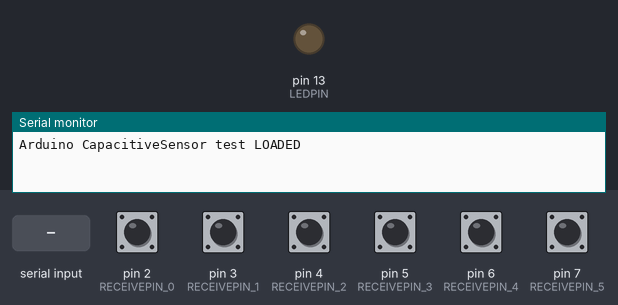
This sketch was run on a simulated Arduino Uno, built with avr-gcc and run on an emulated ATmega328P. On the bench: output pins drawn as LEDs (lit = HIGH), the last lines printed to the serial monitor. The test bench sets the inputs (shaded band); at power-on: pin 2 (RECEIVEPIN_0), pin 3 (RECEIVEPIN_1), pin 4 (RECEIVEPIN_2), pin 5 (RECEIVEPIN_3), pin 6 (RECEIVEPIN_4), pin 7 (RECEIVEPIN_5) HIGH.

Above: at 1.2 s.
1.3 s: pin 2 (RECEIVEPIN_0) pulled LOW for 0.15 s
At 1.39 s:
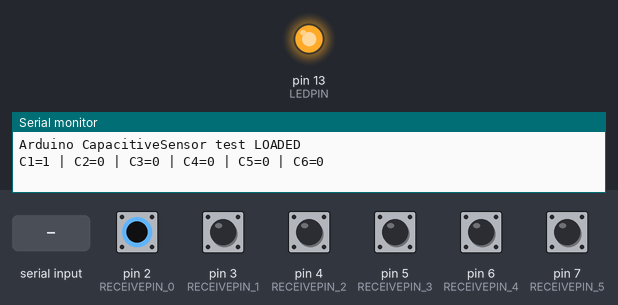
4.4 s: "5\n" received over Serial
At 5.4 s:
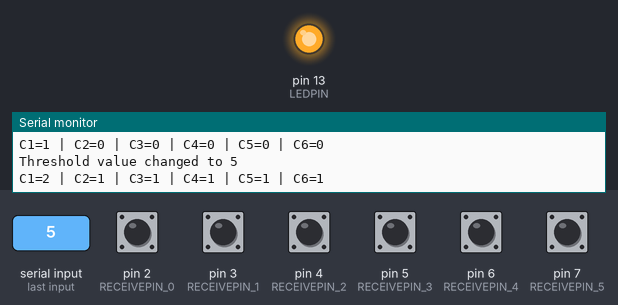
5.9 s: "30,150\n" received over Serial
At 6.6 s:
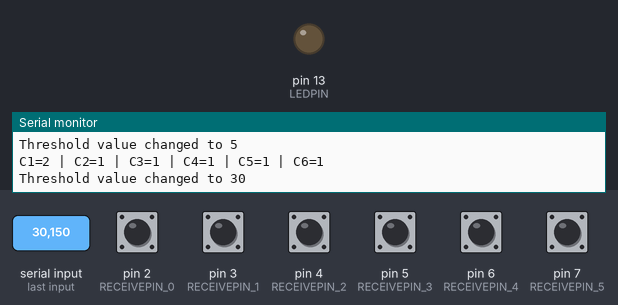
Timing chart, 0 to 8.4 s (numbered marks = the images above; inputs shaded):
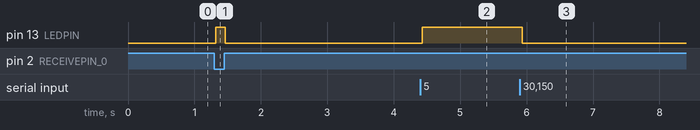

The sketch:

AluminumFoil.ino
```cpp
/* CAPSENSE TEST SKETCH
 * Connect any desired number of foil capacitive switches to RECEIVE pins.
 * We use a common SEND pin
 * We use CapacitiveSensor objects array to work with the sensors
 * Connect 1MegaOhm (or more) resistor between common SEND and EACH RECEIVE
 * WHAT HAPPENS when we press a switch:
 *                                     a) Turn on a LED when any switch is pressed
 *                                     b) Turn off the LED when no switch is pressed
 *                                     c) Change capsense threshold through Serial
 *                                     d) Keep a counter for each switch, increase +1 on keyDown
 *                                     e) Output value of all the counters when any one of them increases
 */

#include <CapacitiveSensor.h>

#define SENDPIN 12    //Common Send pin
#define NSENSORS 6    //How many sensors are we using?
#define RECEIVEPIN_0 2    //We connect the foil on these pins.
#define RECEIVEPIN_1 3
#define RECEIVEPIN_2 4
#define RECEIVEPIN_3 5
#define RECEIVEPIN_4 6
#define RECEIVEPIN_5 7
#define LEDPIN 13
#define DEBOUNCING 100 //Debouncing time in ms

CapacitiveSensor sensors[NSENSORS] = { //Create CapacitiveSensor objects, definind each switch
  CapacitiveSensor(SENDPIN, RECEIVEPIN_0),
  CapacitiveSensor(SENDPIN, RECEIVEPIN_1),
  CapacitiveSensor(SENDPIN, RECEIVEPIN_2),
  CapacitiveSensor(SENDPIN, RECEIVEPIN_3),
  CapacitiveSensor(SENDPIN, RECEIVEPIN_4),
  CapacitiveSensor(SENDPIN, RECEIVEPIN_5)
};

unsigned int threshold = 1000;
unsigned int counter[NSENSORS] = {0, 0, 0, 0, 0, 0};
bool keyDown[NSENSORS] = {false, false, false, false, false, false}; //Keep last keyDown status
unsigned long lastKeyDown[NSENSORS] = {0, 0, 0, 0, 0, 0}; //Keep millis() of last keyDown event

void setup()
{
  for (byte i=0; i<NSENSORS; i++) { //Setup each switch
    sensors[i].set_CS_AutocaL_Millis(0xFFFFFFFF);
  }

  Serial.begin(9600);
  pinMode(LEDPIN, OUTPUT);
  Serial.println("Arduino CapacitiveSensor test LOADED");
  Serial.println();
}

void loop()
{

  if (Serial.available() > 0) { //Read serial input, modify threshold
    threshold = Serial.readStringUntil('\n').toInt();
    Serial.print("Threshold value changed to ");
    Serial.println(threshold);
  }

  unsigned long currentMillis = millis();
  bool anyKeyDown = false;
  bool refreshCounter = false;

  for (byte i=0; i<NSENSORS; i++) {
    if (sensors[i].capacitiveSensor(30) >= threshold) { //Key Down
      anyKeyDown = true;
      if (!keyDown[i] && (currentMillis - lastKeyDown[i] >= DEBOUNCING)) { //OnKeyDown (wasn't down previously)
        counter[i] = counter[i] + 1;
        refreshCounter = true;
        lastKeyDown[i] = currentMillis;
      }
      keyDown[i] = true;
    } else { //Key Up
      keyDown[i] = false;
    }
  }

  if (refreshCounter) {
    for (byte i=0; i<NSENSORS; i++) {
      Serial.print("C");
      Serial.print(i+1);
      Serial.print("=");
      Serial.print(counter[i]);
      if (i < NSENSORS - 1) {
        Serial.print(" | ");
      }
    }
    Serial.println();
  }

  if (anyKeyDown) {
    digitalWrite(LEDPIN, HIGH);
  } else {
    digitalWrite(LEDPIN, LOW);
  }

}
```

Measured:
- after the input at 1.3 s, pin 13 (LEDPIN): LOW → HIGH at once, → LOW 0.14 s later
- after the input at 4.4 s, pin 13 (LEDPIN): LOW → HIGH at once
- after the input at 5.9 s, pin 13 (LEDPIN): HIGH → LOW at once
